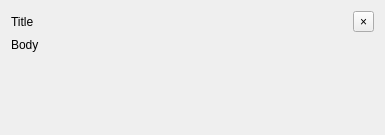
<?xml version="1.0" encoding="UTF-8"?>
<ui version="4.0">
 <class>Popup</class>
 <widget class="QDialog" name="Popup">
  <property name="geometry">
   <rect>
    <x>0</x>
    <y>0</y>
    <width>385</width>
    <height>135</height>
   </rect>
  </property>
  <property name="windowTitle">
   <string>Popup</string>
  </property>
  <layout class="QGridLayout" name="gridLayout">
   <item row="0" column="0">
    <widget class="QLabel" name="title">
     <property name="sizePolicy">
      <sizepolicy hsizetype="Expanding" vsizetype="Minimum">
       <horstretch>0</horstretch>
       <verstretch>0</verstretch>
      </sizepolicy>
     </property>
     <property name="text">
      <string>Title</string>
     </property>
    </widget>
   </item>
   <item row="1" column="0" colspan="2">
    <widget class="QLabel" name="description">
     <property name="sizePolicy">
      <sizepolicy hsizetype="Expanding" vsizetype="Expanding">
       <horstretch>0</horstretch>
       <verstretch>0</verstretch>
      </sizepolicy>
     </property>
     <property name="text">
      <string>Body</string>
     </property>
     <property name="alignment">
      <set>Qt::AlignLeading|Qt::AlignLeft|Qt::AlignTop</set>
     </property>
    </widget>
   </item>
   <item row="0" column="1">
    <widget class="QToolButton" name="button">
     <property name="sizePolicy">
      <sizepolicy hsizetype="Minimum" vsizetype="Minimum">
       <horstretch>0</horstretch>
       <verstretch>0</verstretch>
      </sizepolicy>
     </property>
     <property name="text">
      <string>×</string>
     </property>
    </widget>
   </item>
  </layout>
 </widget>
 <layoutdefault spacing="6" margin="11"/>
 <resources/>
 <connections/>
</ui>
